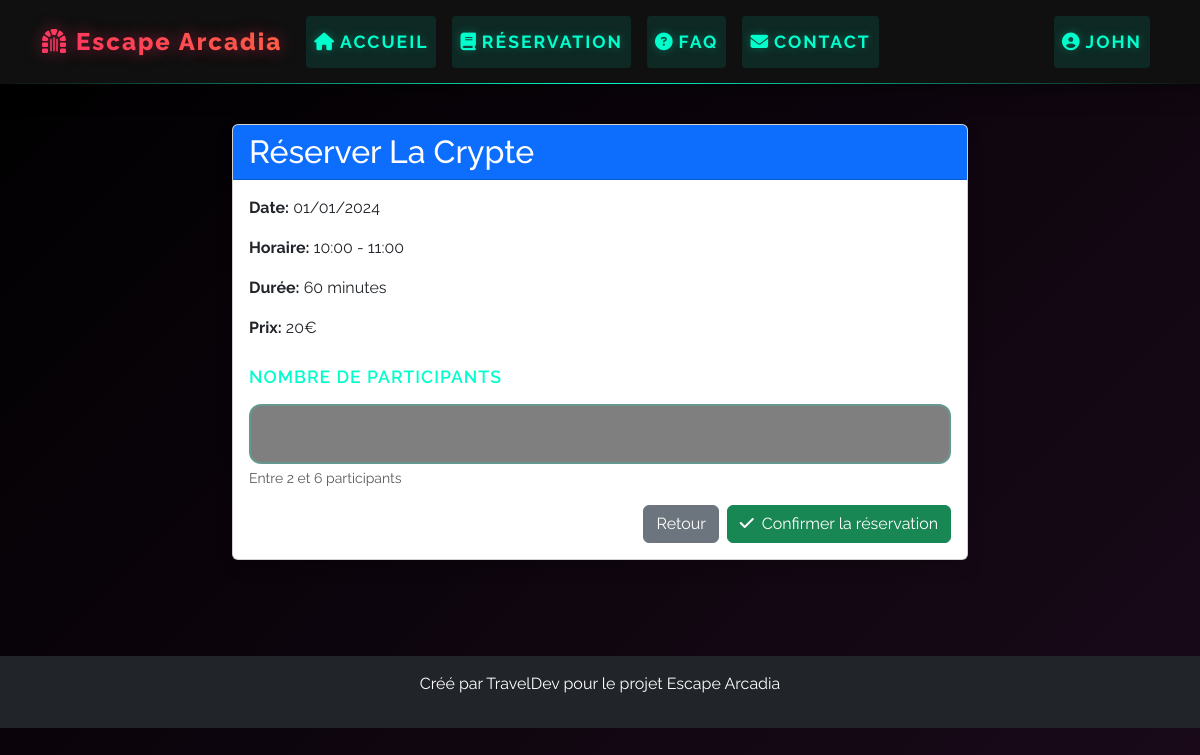
Before: /index.php?page=reservationHoraire&id=1&salle_id=1 (signed in) with the older database file.
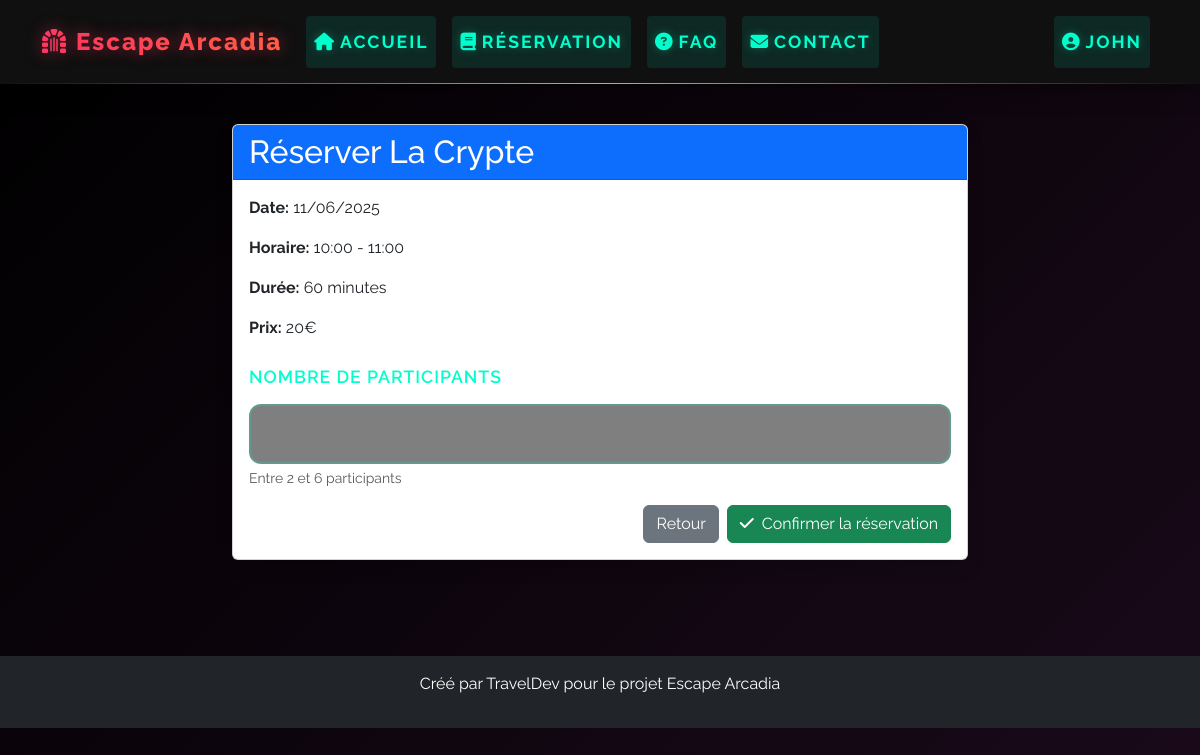
After: the same page with the newer database file.
### tables this page shows
CREATE TABLE salles (
    id INT PRIMARY KEY AUTO_INCREMENT,
    nom VARCHAR(100) NOT NULL,
    image LONGBLOB,
    theme_id INT,
    description TEXT,
    duree INT NOT NULL,  
    nb_joueurs_min INT NOT NULL,
    nb_joueurs_max INT NOT NULL,
    prix INT NOT NULL,  
    FOREIGN KEY (theme_id) REFERENCES themes(id)
);

CREATE TABLE horaires (
    id INT PRIMARY KEY AUTO_INCREMENT,
    salle_id INT,
    heure_debut DATETIME NOT NULL,
    heure_fin DATETIME NOT NULL,
    disponible BOOLEAN DEFAULT true,
    FOREIGN KEY (salle_id) REFERENCES salles(id) 
);

### controllers/affichage/afficherEscapegame.php (called while the page is built, shortened)
<?php
include('bdd/Database.php');
include('models/escapegame.php');
$escapegame = new EscapeGame($bdd);
?>

### models/escapegame.php (called while the page is built, shortened)
<?php
class EscapeGame {
    private $bdd;
    function __construct($bdd) {
        $this->bdd = $bdd;
    }
    public function getSalleById($id) {
        $req = $this->bdd->prepare("SELECT * FROM salles WHERE id = :id");
        $req->bindParam(':id', $id);
        $req->execute();
        return $req->fetch();
    }
    public function getHoraireById($id) {
        $req = $this->bdd->prepare("SELECT * FROM horaires WHERE id = :id");
        $req->bindParam(':id', $id);
        $req->execute();
        return $req->fetch();
    }
}
?>

### views/reservation/reservationHoraire.php (the view, shortened to what this page needs)
<?php
require_once('bdd/Database.php');
include('controllers/affichage/afficherEscapegame.php');
$salle = $escapegame->getSalleById($_GET['salle_id']);
$horaire = $escapegame->getHoraireById($_GET['id']);
?>
<div class="container py-5">
    <div class="row justify-content-center">
        <div class="col-md-8">
            <div class="card shadow">
                <div class="card-header bg-primary text-white">
                    <h2 class="mb-0">Réserver <?= htmlspecialchars($salle['nom']) ?></h2>
                </div>
                <div class="card-body">
                    <div class="mb-4">
                        <p><strong>Date:</strong> <?= date('d/m/Y', strtotime($horaire['heure_debut'])) ?></p>
                        <p><strong>Horaire:</strong> <?= date('H:i', strtotime($horaire['heure_debut'])) ?> - <?= date('H:i', strtotime($horaire['heure_fin'])) ?></p>
                        <p><strong>Durée:</strong> <?= $salle['duree'] ?> minutes</p>
                        <p><strong>Prix:</strong> <?= $salle['prix'] ?>€</p>
                    </div>
                    <form action="controllers/reservationsController.php" method="post">
                        <div class="mb-3">
                            <label for="nb_participants" class="form-label">Nombre de participants</label>
                            <input type="number" class="form-control" id="nb_participants" name="nb_participants"
                                   min="<?= $salle['nb_joueurs_min'] ?>" max="<?= $salle['nb_joueurs_max'] ?>"
                                   required>
                            <div class="form-text">
                                Entre <?= $salle['nb_joueurs_min'] ?> et <?= $salle['nb_joueurs_max'] ?> participants
                            </div>
                        </div>
                        <div class="d-flex justify-content-end gap-2">
                            <a href="index.php?page=horairesSalle&id=<?= $salle['id'] ?>" class="btn btn-secondary">Retour</a>
                            <button type="submit" class="btn btn-success">
                                <i class="fas fa-check me-2"></i>Confirmer la réservation
                            </button>
                        </div>
                    </form>
                </div>
            </div>
        </div>
    </div>
</div>

### views/commun/header.php (shortened to what this page needs)
<!DOCTYPE html>
<html lang="fr">
<head>
    <link href="https://cdn.jsdelivr.net/npm/bootstrap@5.3.3/dist/css/bootstrap.min.css" rel="stylesheet">
    <link rel="stylesheet" href="https://cdnjs.cloudflare.com/ajax/libs/font-awesome/6.5.1/css/all.min.css" />
    <link rel="stylesheet" href="css/style.css">
</head>
<body>
<nav class="navbar navbar-expand-lg fixed-top">
  <div class="container">
    <a class="navbar-brand" href="/projetfin/"><i class="fas fa-dungeon me-2"></i>Escape Arcadia</a>
    <div class="collapse navbar-collapse" id="navbarNav">
      <ul class="navbar-nav me-auto">
        <?php if (!isset($_SESSION['utilisateur']) || ($_SESSION['utilisateur']['type_utilisateur'] != 3 && $_SESSION['utilisateur']['type_utilisateur'] != 2)) : ?>
        <li class="nav-item">
          <a class="nav-link <?php echo !isset($_GET['page']) || $_GET['page'] === 'accueil' ? 'active' : ''; ?>" href="/projetfin/"><i class="fas fa-home me-1"></i>Accueil</a>
        </li>
        <li class="nav-item">
          <a class="nav-link <?php echo isset($_GET['page']) && $_GET['page'] === 'reservation' ? 'active' : ''; ?>" href="index.php?page=reservation"><i class="fas fa-book me-1"></i>Réservation</a>
        </li>
        <li class="nav-item">
          <a class="nav-link <?php echo isset($_GET['page']) && $_GET['page'] === 'faq' ? 'active' : ''; ?>" href="index.php?page=faq"><i class="fas fa-question-circle me-1"></i>FAQ</a>
        </li>
        <li class="nav-item">
          <a class="nav-link <?php echo isset($_GET['page']) && $_GET['page'] === 'contact' ? 'active' : ''; ?>" href="index.php?page=contact"><i class="fas fa-envelope me-1"></i>Contact</a>
        </li>
        <?php endif; ?>
      </ul>
      <ul class="navbar-nav">
        <?php if (isset($_SESSION['utilisateur'])) : ?>
          <li class="nav-item dropdown">
            <a class="nav-link dropdown-toggle" href="#" role="button" data-bs-toggle="dropdown" aria-expanded="false">
              <i class="fas fa-user-circle me-1"></i><?php echo htmlspecialchars($_SESSION['utilisateur']['prenom']); ?>
            </a>
          </li>
        <?php else : ?>
          <li class="nav-item">
            <a class="nav-link" href="index.php?page=connectioninscription">Connection / Inscription</a>
          </li>
        <?php endif; ?>
      </ul>
    </div>
  </div>
</nav>

### index.php (shortened to what this page needs)
<?php
include('views/commun/header.php');
$page = isset($_GET['page']) ? $_GET['page'] : 'accueil';
switch ($page) {
	case 'reservationHoraire':
		include('views/reservation/reservationHoraire.php');
		break;
}
include('views/commun/footer.php');
?>

### views/commun/footer.php
<footer class="bg-dark text-white mt-5 p-3 text-center">
    <p>Créé par TravelDev pour le projet Escape Arcadia</p>
</footer>
</body>
</html>

### css/style.css (style rules this page uses)
:root { --primary-color: #ff3366; --secondary-color: #111111; --accent-color: #00ffcc; --dark-bg: #000000; --light-text: #ffffff; --card-bg: rgba(17, 17, 17, 0.9); --gradient-primary: linear-gradient(45deg, #ff3366, #ff6b3d); --gradient-accent: linear-gradient(45deg, #00ffcc, #00ff9d); --gradient-dark: linear-gradient(to right, #111111, #1a1a1a); --border-glow: 0 0 10px var(--accent-color); --text-glow: 0 0 20px var(--accent-color); }
body { font-family: 'Raleway', sans-serif; background: linear-gradient(135deg, var(--dark-bg), #1a0a1a); color: var(--light-text); min-height: 100vh; padding-top: 76px; }
.navbar { background-color: rgba(17, 17, 17, 0.95) !important; backdrop-filter: blur(10px); border: none; position: fixed; width: 100%; z-index: 1000; padding: 1rem 0; box-shadow: 0 2px 20px rgba(0, 0, 0, 0.5); }
.navbar::after { content: ''; position: absolute; bottom: 0; left: 0; width: 100%; height: 1px; background: linear-gradient(90deg, transparent, var(--accent-color), transparent); animation: borderGlow 4s infinite; }
.navbar-brand { color: var(--light-text) !important; font-family: 'Raleway', sans-serif; font-weight: 800; font-size: 1.5rem; letter-spacing: 2px; position: relative; background: var(--gradient-primary); -webkit-background-clip: text; -webkit-text-fill-color: transparent; text-shadow: 0 0 15px rgba(255, 51, 102, 0.5); }
.nav-link { color: var(--accent-color) !important; transition: all 0.3s ease; text-transform: uppercase; letter-spacing: 2px; position: relative; padding: 0.8rem 1.2rem; margin: 0 0.5rem; font-weight: 700; font-size: 1.1rem; text-shadow: 0 0 10px rgba(0, 255, 204, 0.3); background: rgba(0, 255, 204, 0.1); border-radius: 4px; }
.nav-link::after { content: ''; position: absolute; bottom: 0; left: 0; width: 100%; height: 2px; background: var(--accent-color); transform: scaleX(0); transform-origin: right; transition: transform 0.3s ease; box-shadow: 0 0 10px var(--accent-color); }
.form-label { color: var(--accent-color); margin-bottom: 0.8rem; font-weight: 600; font-size: 1.1rem; display: block; text-transform: uppercase; letter-spacing: 1px; }
.form-control, .form-select { background: rgba(0, 0, 0, 0.5); border: 2px solid rgba(0, 255, 204, 0.2); color: var(--light-text); border-radius: 12px; padding: 1rem 1.2rem; font-size: 1rem; transition: all 0.3s ease; width: 100%; }

Changed rows visible on the page:
changed horaires: heure_debut "01/01/2024" → "11/06/2025"
